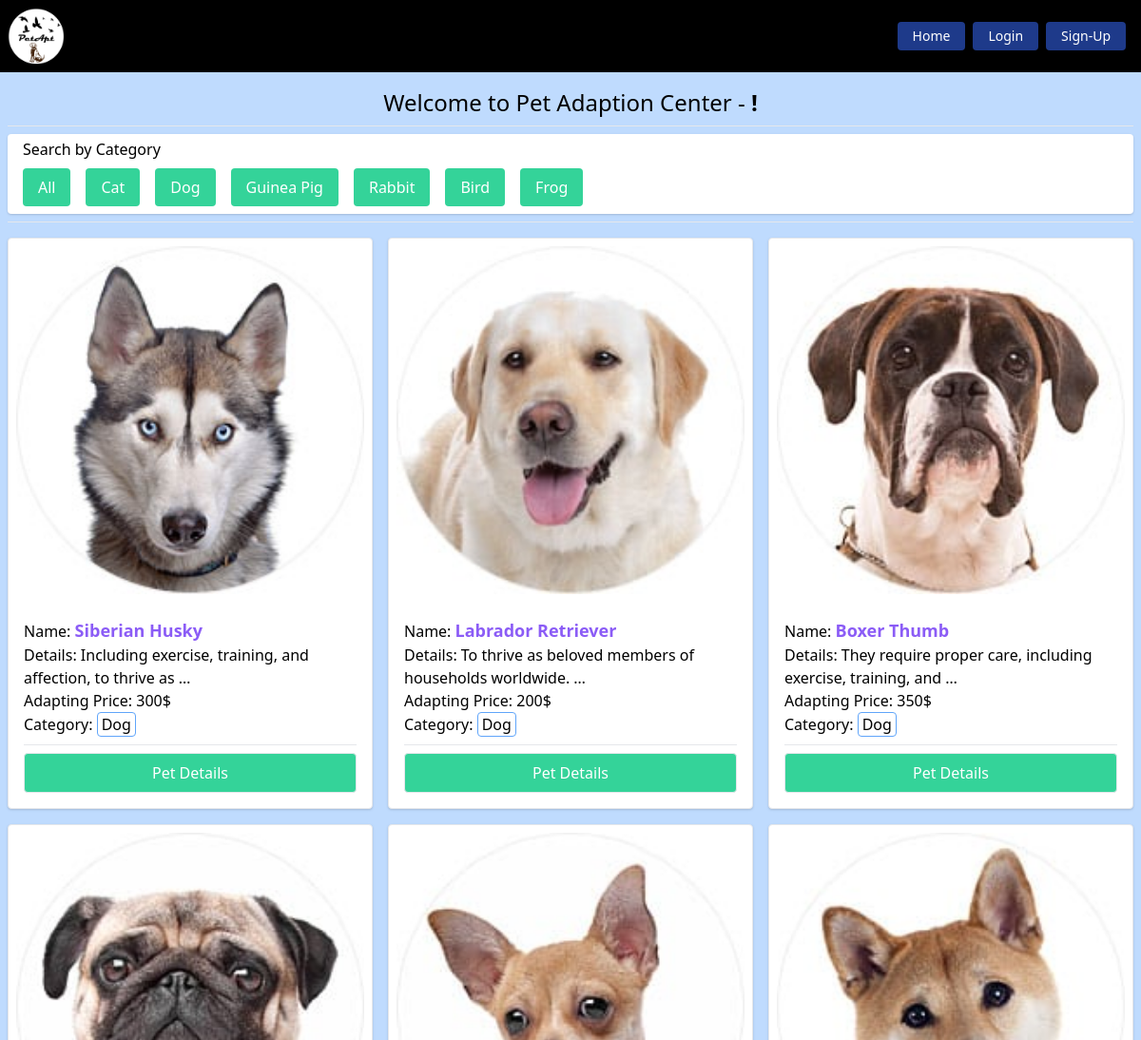
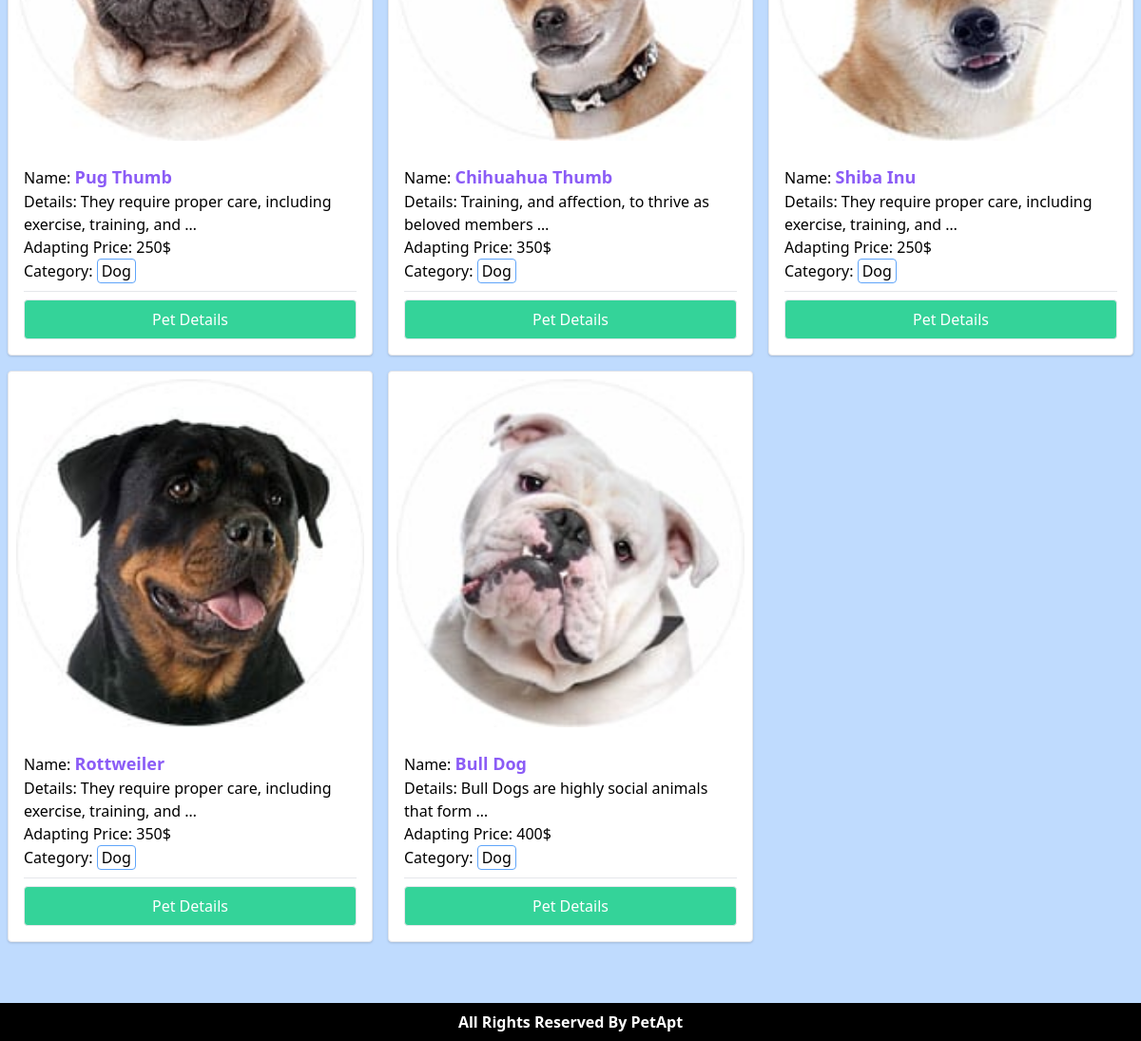
The page /category/dog/ on the database its author committed (2 pictures, top to bottom).
### Pets/models.py (models this page shows, shortened)
class PetCategory(models.Model):
    name = models.CharField(max_length=30)
    slug = models.SlugField(max_length=80)
    def __str__(self):
        return self.name

class Pet(models.Model):
    image = models.ImageField(upload_to='pets/media/images/')
    title = models.CharField(max_length = 40)
    description = models.TextField()
    adapt_price = models.IntegerField()
    category = models.ForeignKey(PetCategory, on_delete=models.CASCADE)

### PetApt/views.py (the view)
# urls.py: path('', home, name='home'),
def home(request, category_slug=None):
    pets = models.Pet.objects.all()
    category = models.PetCategory.objects.all()
    if category_slug is not None:
        filterOption = models.PetCategory.objects.get(slug = category_slug)
        pets = models.Pet.objects.filter(category = filterOption)
    return render(request, 'index.html', {'pets': pets, 'category': category})

### templates/index.html
{% extends 'base.html' %}
{% block content %}
<h2 class="text-2xl text-center">Welcome to Pet Adaption Center - <strong>{{request.user.first_name}} !</strong></h2>
<hr class="my-2">
<div class="bg-white px-4 rounded pt-1 shadow">
    <p>Search by Category</p>
    <ul class="flex flex-wrap">
        <li><a href="{% url 'home' %}" class="bg-green-400 block p-2 px-4 ml-0 text-white rounded m-2">All</a></li>
        {% for item in category %}
        <li>
            <a href="{% url 'filterpet' item.slug %}" class="bg-green-400 block p-2 px-4 text-white rounded m-2">
                {{item}}
            </a>
        </li>
        {% endfor %}
    </ul>
</div>
<hr class="my-2">
<div class="pt-2 grid md:grid-cols-2 lg:grid-cols-3 grid-cols-1 xl:grid-cols-4 gap-4">
    {% for pet in pets %}
    <div class="pet-card border bg-white shadow rounded">
        <div class="p-2">
            <img src={{pet.image.url}} alt="pet" class="w-full">
        </div>
        <div class="p-4">
            <p>Name: <span class="text-lg font-bold text-purple-500">{{pet.title}}</span></p>
            <p>Details: {{pet.description | truncatewords:8}}</p>
            <p>Adapting Price: {{pet.adapt_price}}$</p>
            <p>Category: <span class="rounded border inline-block px-1 border-blue-400">{{pet.category}}</span> </p>
            <hr class="my-2">
            <a href="{% url 'petDetails' pet.id %}"
                class="rounded w-full text-center text-white hover:bg-green-500 border bg-green-400 px-6 py-2 inline-block">
                Pet Details
            </a>
        </div>
    </div>
    {% endfor %}
</div>
<br>
{% endblock %}

### rows shown on the page
PetCategory: name "Cat"
PetCategory: name "Dog"
PetCategory: name "Guinea Pig"
PetCategory: name "Rabbit"
PetCategory: name "Bird"
PetCategory: name "Frog"
Pet: image (picture), title "Siberian Husky", description "Including exercise, training, and affection, to thrive as …", adapt_price "300", category "Dog"
Pet: image (picture), title "Labrador Retriever", description "To thrive as beloved members of households worldwide. …", adapt_price "200", category "Dog"
Pet: image (picture), title "Boxer Thumb", description "They require proper care, including exercise, training, and …", adapt_price "350", category "Dog"
Pet: image (picture), title "Pug Thumb", description "They require proper care, including exercise, training, and …", adapt_price "250", category "Dog"
Pet: image (picture), title "Chihuahua Thumb", description "Training, and affection, to thrive as beloved members …", adapt_price "350", category "Dog"
Pet: image (picture), title "Shiba Inu", description "They require proper care, including exercise, training, and …", adapt_price "250", category "Dog"
Pet: image (picture), title "Rottweiler", description "They require proper care, including exercise, training, and …", adapt_price "350", category "Dog"
Pet: image (picture), title "Bull Dog", description "Bull Dogs are highly social animals that form …", adapt_price "400", category "Dog"
